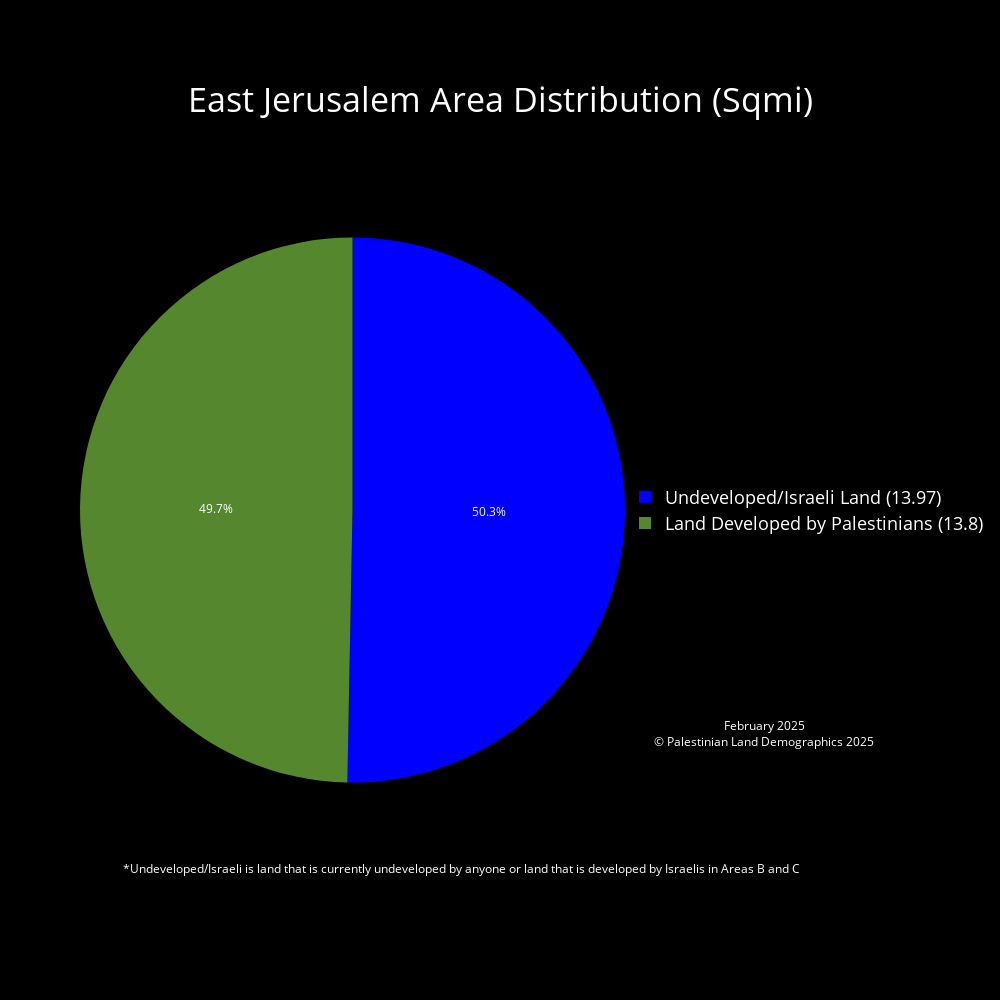

Here is the notebook cell this chart was saved with:
### Code cell
# East Jerusalem
# Clip to East Jerusalem
East_Jerusalem_land_mass = gpd.clip(Palestinian_Land_Mass, East_Jerusalem)
East_Jerusalem_seam_zone = gpd.clip(Seam_Zone, East_Jerusalem)
# Calculate Area for clipped layer
East_Jerusalem_land_mass['Area_sqmi'] = Jerusalem_land_mass['geometry'].to_crs(epsg=28191).area * 3.8610215854245e-7
East_Jerusalem_seam_zone['Area_sqmi'] = Jerusalem_seam_zone['geometry'].to_crs(epsg=28191).area * 3.8610215854245e-7
# Plot for Visualization (Includes East Jerusalem)
fig, ax = plt.subplots()
East_Jerusalem.plot(ax = ax, facecolor = "white", edgecolor = "black", label = "East Jerusalem")
East_Jerusalem_seam_zone.plot(ax=ax, facecolor = "#1a237e", edgecolor = "#1a237e", label = "Palestinian Seam Zone in East Jerusalem")
East_Jerusalem_land_mass.plot(ax = ax, facecolor = "green", edgecolor = "green", label = "Palestinian Land Mass in East Jerusalem")
plt.title(f"Palestinian Land Mass East Jerusalem")
plt.xlabel('Longitude')
plt.ylabel('Latitude')
plt.show()



# Calculate the land mass in areas a, b, c etc.. Excludes East Jerusalem, and East Jerusalem land area
# Jerusalem_seam_zone['Area_sqmi'].groupby([Jerusalem_seam_zone['CLASS']]).sum()
# Palestinian_Land_Mass_East_Jerusalem['Area_sqmi'].groupby(Palestinian_Land_Mass_East_Jerusalem['CLASS']).sum()
# Palestinian_Seam_Zone_East_Jerusalem['Area_sqmi'].groupby(Palestinian_Seam_Zone_East_Jerusalem['CLASS']).sum()
Palestinian_Land_Mass_East_Jerusalem['Area_sqmi'] = Palestinian_Land_Mass_East_Jerusalem['geometry'].area * 3.861e-7 #sqmi
Palestinian_Seam_Zone_East_Jerusalem['Area_sqmi'] = Palestinian_Seam_Zone_East_Jerusalem['geometry'].area * 3.861e-7 #sqmi
Palestinian_Land_Mass_EJ_area = Palestinian_Land_Mass_East_Jerusalem['Area_sqmi'].groupby(Palestinian_Land_Mass_East_Jerusalem['CLASS']).sum().iloc[1]
print(Palestinian_Land_Mass_EJ_area)
Palestinian_Land_Mass_Seam_Zone_EJ_area = Palestinian_Seam_Zone_East_Jerusalem['Area_sqmi'].groupby(Palestinian_Seam_Zone_East_Jerusalem['CLASS']).sum().iloc[1]
print(Palestinian_Land_Mass_Seam_Zone_EJ_area)
total_palestinian_developed_land_east_jerusalem = Palestinian_Land_Mass_EJ_area + Palestinian_Land_Mass_Seam_Zone_EJ_area
open_or_israeli_area = east_jerusalem_area - total_palestinian_developed_land_east_jerusalem
print(east_jerusalem_area)
# declaring data from land mass calculations
data = [total_palestinian_developed_land_east_jerusalem, open_or_israeli_area]

# Custom color palette and labels
label_color_dict = {'Land Developed by Palestinians' : '#55872F', 'Undeveloped/Israeli Land' : '#0000FF'}
labels = list(label_color_dict.keys())
palette_color = list(label_color_dict.values())
custom_labels = [f'{label} ({round(value, 2)})' for label, value in zip(labels, data)]

# Pie chart using plotly
fig = go.Figure(
    data=[
        go.Pie(
            labels=custom_labels,
            values=data,
            marker=dict(colors=palette_color)
            
        )
    ]
)

fig.update_traces(textposition='inside',       # puts text inside the pie chart
                    textinfo = 'percent',        # shows us the percent and the area in sqmi ('percent+label' to show both)
                    textfont_color='white')      # color of the labels inside the pie chart are set to white

fig.update_layout(
    paper_bgcolor='black',       # background color around the plot  
    plot_bgcolor='black',        # background color of the plot
    font_color='white',          # color of the legend and title
    title={
        'text': 'East Jerusalem Area Distribution (Sqmi)',
        'x': 0.5,                # Middle
        'y': 0.90,                # Nearly at the top
        'xanchor': 'center',
        'yanchor': 'middle',
        'font': {'size': 34}     # Increase font size for the title
    },
    legend={
        'font': {'size': 18},     # Increase font size for the legend
        'x': 1,                   # Position legend to the right of the pie chart
        'y': 0.5,                 # Position legend in the middle
        'xanchor': 'left',
        'yanchor': 'middle'
    },
    annotations=[
        dict(
            text="*Undeveloped/Israeli is land that is currently undeveloped by anyone or land that is developed by Israelis in Areas B and C",
            x=0.7,
            y=0.05,
            showarrow=False,
            font=dict(color='white', size=12),
            xanchor='center'
        ),
        dict(
            text="February 2025<br>© Palestinian Land Demographics 2025",
            x=1.05,
            y=0.25,
            showarrow=False,
            font=dict(color='white', size=12),
            xanchor='left',
            yanchor='top'
        )
    ],
    width=1000,                  # width and height of the pie chart
    height=1000
)

fig.write_html('February2025\PieCharts_HTML\East_Jerusalem_Area_Distribution_Pie_Chart.html')
fig.write_image('February2025\PieCharts_JPG\East_Jerusalem_Area_Distribution_Pie_Chart.jpg')
fig.show()

### Figure 1 — Plotly figure (JSON) as saved in the notebook; plotly's stock layout.template omitted (floating-point values rounded to 4 significant figures)
{"data": [{"labels": ["Land Developed by Palestinians (13.8)", "Undeveloped/Israeli Land (13.97)"], "marker": {"colors": ["#55872F", "#0000FF"]}, "textfont": {"color": "white"}, "textinfo": "percent", "textposition": "inside", "type": "pie", "values": [13.8, 13.97]}], "layout": {"annotations": [{"font": {"color": "white", "size": 12}, "showarrow": false, "text": "*Undeveloped/Israeli is land that is currently undeveloped by anyone or land that is developed by Israelis in Areas B and C", "x": 0.7, "xanchor": "center", "y": 0.05}, {"font": {"color": "white", "size": 12}, "showarrow": false, "text": "February 2025<br>© Palestinian Land Demographics 2025", "x": 1.05, "xanchor": "left", "y": 0.25, "yanchor": "top"}], "font": {"color": "white"}, "height": 1000, "legend": {"font": {"size": 18}, "x": 1, "xanchor": "left", "y": 0.5, "yanchor": "middle"}, "paper_bgcolor": "black", "plot_bgcolor": "black", "title": {"font": {"size": 34}, "text": "East Jerusalem Area Distribution (Sqmi)", "x": 0.5, "xanchor": "center", "y": 0.9, "yanchor": "middle"}, "width": 1000}}
